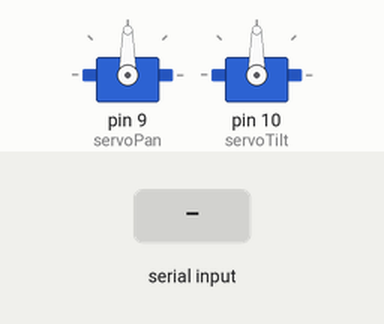
Simulated run of this sketch. Board: Arduino Uno, built with avr-gcc and run on an emulated ATmega328P. Parts: 2 × servo. Inputs (shaded band) come from the test bench.

Above: at 1.2 s.
1.3 s: "90,45\n" received over Serial
At 2.4 s:
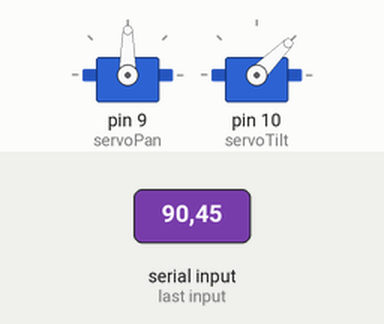
2.8 s: "30,150\n" received over Serial
At 3.6 s:
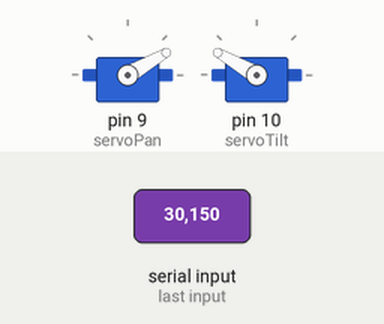
4.3 s: "1,90\n" received over Serial
At 4.7 s:
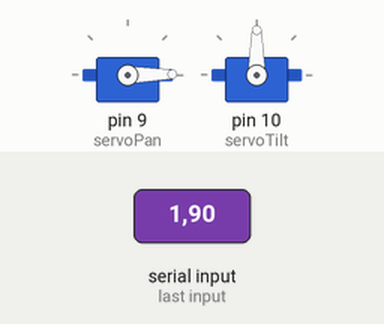
Timing chart, 0 to 7.3 s (numbered marks = the images above; inputs shaded):
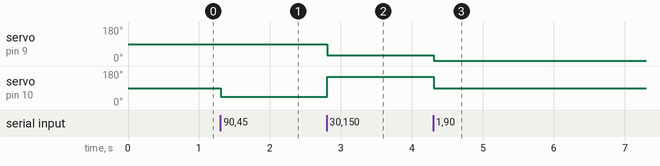

The sketch:

DIS_FIN_PROJ.ino
```cpp
#include <Servo.h>

Servo servoPan;  // Create servo object to control the pan
Servo servoTilt; // Create servo object to control the tilt

void setup() {
  // Attach the servos to digital pins
  servoPan.attach(9);   // Pan servo on digital pin 9
  servoTilt.attach(10); // Tilt servo on digital pin 10

  // Start serial communication at 9600 bps
  Serial.begin(9600);
}

void loop() {
  if (Serial.available() > 0) {
    // Read the incoming byte:
    String data = Serial.readStringUntil('\n'); // Read data until new line
    if (data.length() > 0) {
      int commaIndex = data.indexOf(','); // Find the position of the comma
      if (commaIndex != -1) {
        // Extract the pan angle before the comma
        int panAngle = data.substring(0, commaIndex).toInt();
        // Extract the tilt angle after the comma
        int tiltAngle = data.substring(commaIndex + 1).toInt();

        // Set servo angles
        servoPan.write(constrain(panAngle, 0, 180));  // Constrain angle to 0-180 degrees
        servoTilt.write(constrain(tiltAngle, 0, 180)); // Constrain angle to 0-180 degrees
      }
    }
  }
}
```

Measured:
- after the input at 1.3 s, servo on pin 10 (servoTilt): 90° → 45° at once
- after the input at 2.8 s, servo on pin 9 (servoPan): 90° → 30° at once; servo on pin 10 (servoTilt): 45° → 150° at once
- after the input at 4.3 s, servo on pin 9 (servoPan): 30° → 1° at once; servo on pin 10 (servoTilt): 150° → 90° at once
